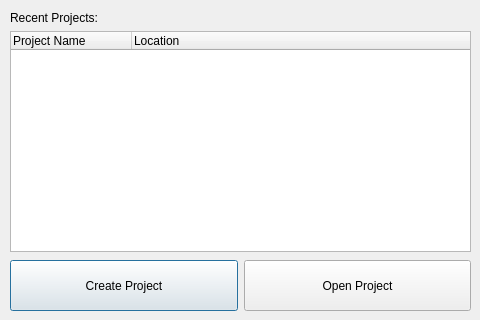
<?xml version="1.0" encoding="UTF-8"?>
<ui version="4.0">
 <class>WelcomeDialog</class>
 <widget class="QDialog" name="WelcomeDialog">
  <property name="geometry">
   <rect>
    <x>0</x>
    <y>0</y>
    <width>480</width>
    <height>320</height>
   </rect>
  </property>
  <property name="sizePolicy">
   <sizepolicy hsizetype="Fixed" vsizetype="Fixed">
    <horstretch>0</horstretch>
    <verstretch>0</verstretch>
   </sizepolicy>
  </property>
  <property name="minimumSize">
   <size>
    <width>480</width>
    <height>320</height>
   </size>
  </property>
  <property name="maximumSize">
   <size>
    <width>480</width>
    <height>320</height>
   </size>
  </property>
  <property name="windowTitle">
   <string>Welcome to Swift</string>
  </property>
  <property name="modal">
   <bool>true</bool>
  </property>
  <widget class="QTreeWidget" name="treeRecentProjects">
   <property name="geometry">
    <rect>
     <x>10</x>
     <y>31</y>
     <width>461</width>
     <height>221</height>
    </rect>
   </property>
   <property name="alternatingRowColors">
    <bool>false</bool>
   </property>
   <property name="indentation">
    <number>0</number>
   </property>
   <property name="rootIsDecorated">
    <bool>false</bool>
   </property>
   <property name="itemsExpandable">
    <bool>false</bool>
   </property>
   <property name="expandsOnDoubleClick">
    <bool>false</bool>
   </property>
   <attribute name="headerDefaultSectionSize">
    <number>121</number>
   </attribute>
   <column>
    <property name="text">
     <string>Project Name</string>
    </property>
   </column>
   <column>
    <property name="text">
     <string>Location</string>
    </property>
   </column>
  </widget>
  <widget class="QWidget" name="horizontalLayoutWidget">
   <property name="geometry">
    <rect>
     <x>10</x>
     <y>260</y>
     <width>461</width>
     <height>51</height>
    </rect>
   </property>
   <layout class="QHBoxLayout" name="horizontalLayout">
    <item>
     <widget class="QPushButton" name="buttonNewProject">
      <property name="sizePolicy">
       <sizepolicy hsizetype="Minimum" vsizetype="Expanding">
        <horstretch>0</horstretch>
        <verstretch>0</verstretch>
       </sizepolicy>
      </property>
      <property name="text">
       <string>Create Project</string>
      </property>
      <property name="icon">
       <iconset resource="../../resources/icons.qrc">
        <normaloff>:/icons/page_white.png</normaloff>:/icons/page_white.png</iconset>
      </property>
      <property name="default">
       <bool>false</bool>
      </property>
      <property name="flat">
       <bool>false</bool>
      </property>
     </widget>
    </item>
    <item>
     <widget class="QPushButton" name="buttonOpenProject">
      <property name="sizePolicy">
       <sizepolicy hsizetype="Minimum" vsizetype="Expanding">
        <horstretch>0</horstretch>
        <verstretch>0</verstretch>
       </sizepolicy>
      </property>
      <property name="text">
       <string>Open Project</string>
      </property>
      <property name="icon">
       <iconset resource="../../resources/icons.qrc">
        <normaloff>:/icons/folder_open.png</normaloff>:/icons/folder_open.png</iconset>
      </property>
     </widget>
    </item>
   </layout>
  </widget>
  <widget class="QLabel" name="label">
   <property name="geometry">
    <rect>
     <x>10</x>
     <y>10</y>
     <width>91</width>
     <height>16</height>
    </rect>
   </property>
   <property name="text">
    <string>Recent Projects:</string>
   </property>
  </widget>
 </widget>
 <resources>
  <include location="../../resources/icons.qrc"/>
 </resources>
 <connections/>
</ui>
